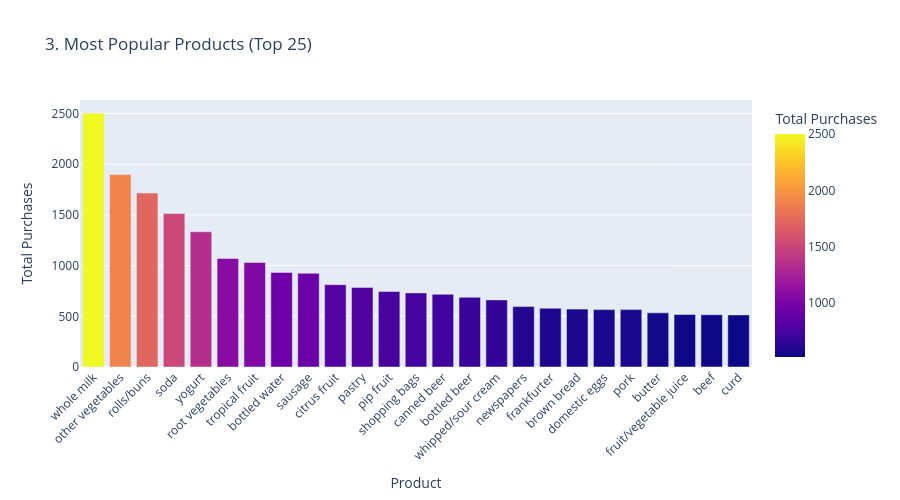

Notebook code for this chart:
### Code cell
print("3. Generating Top Products Bar Chart...")
fig3 = plot_top_products_bar(df)
fig3.show()

### Figure 1 — Plotly figure (JSON) as saved in the notebook; plotly's stock layout.template omitted (floating-point values rounded to 4 significant figures)
{"data": [{"hovertemplate": "Product=%{x}<br>Total Purchases=%{marker.color}<extra></extra>", "legendgroup": "", "marker": {"color": [2502, 1898, 1716, 1514, 1334, 1071, 1032, 933, 924, 812, 785, 744, 731, 717, 687, 662, 596, 580, 571, 566, 566, 534, 518, 516, 514], "coloraxis": "coloraxis", "pattern": {"shape": ""}}, "name": "", "orientation": "v", "showlegend": false, "textposition": "auto", "type": "bar", "x": ["whole milk", "other vegetables", "rolls/buns", "soda", "yogurt", "root vegetables", "tropical fruit", "bottled water", "sausage", "citrus fruit", "pastry", "pip fruit", "shopping bags", "canned beer", "bottled beer", "whipped/sour cream", "newspapers", "frankfurter", "brown bread", "domestic eggs", "pork", "butter", "fruit/vegetable juice", "beef", "curd"], "xaxis": "x", "y": [2502, 1898, 1716, 1514, 1334, 1071, 1032, 933, 924, 812, 785, 744, 731, 717, 687, 662, 596, 580, 571, 566, 566, 534, 518, 516, 514], "yaxis": "y"}], "layout": {"barmode": "relative", "coloraxis": {"colorbar": {"title": {"text": "Total Purchases"}}, "colorscale": [[0, "#0d0887"], [0.1111, "#46039f"], [0.2222, "#7201a8"], [0.3333, "#9c179e"], [0.4444, "#bd3786"], [0.5556, "#d8576b"], [0.6667, "#ed7953"], [0.7778, "#fb9f3a"], [0.8889, "#fdca26"], [1, "#f0f921"]]}, "height": 500, "legend": {"tracegroupgap": 0}, "title": {"text": "3. Most Popular Products (Top 25)"}, "xaxis": {"anchor": "y", "domain": [0, 1], "tickangle": -45, "title": {"text": "Product"}}, "yaxis": {"anchor": "x", "domain": [0, 1], "title": {"text": "Total Purchases"}}}}
